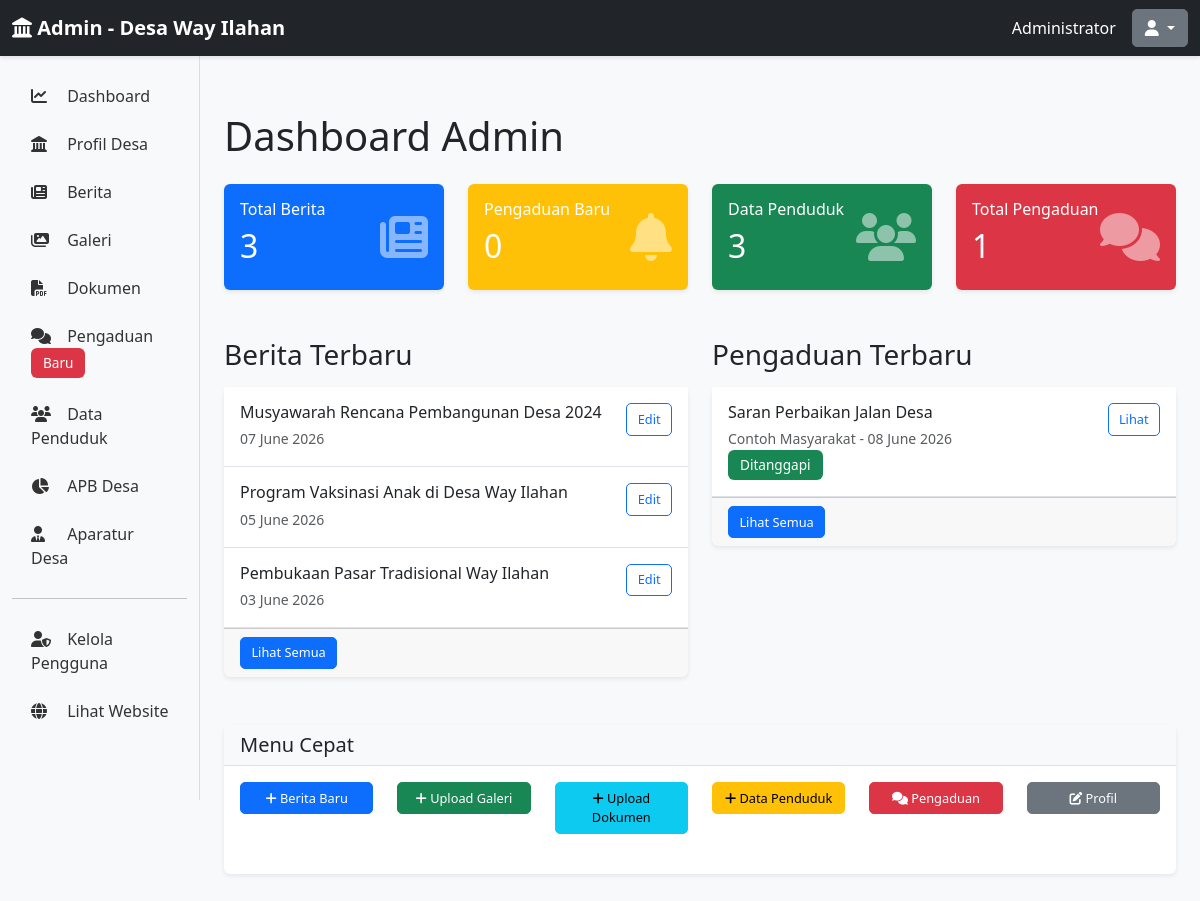
The app's page /admin/dashboard (signed in) with its own data.
### app/models.py (models this page shows, shortened)
class Admin(UserMixin, db.Model):
    id = db.Column(db.Integer, primary_key=True)
    username = db.Column(db.String(80), unique=True, nullable=False, index=True)
    email = db.Column(db.String(120), unique=True, nullable=False, index=True)
    password_hash = db.Column(db.String(255), nullable=False)
    full_name = db.Column(db.String(120), nullable=False)
    is_active = db.Column(db.Boolean, default=True)
    created_at = db.Column(db.DateTime, default=datetime.utcnow)
    last_login = db.Column(db.DateTime)

class Berita(db.Model):
    id = db.Column(db.Integer, primary_key=True)
    judul = db.Column(db.String(255), nullable=False)
    konten = db.Column(db.Text, nullable=False)
    slug = db.Column(db.String(255), unique=True, nullable=False, index=True)
    thumbnail = db.Column(db.String(255))
    penulis = db.Column(db.String(120), nullable=False)
    tanggal_publikasi = db.Column(db.DateTime, default=datetime.utcnow)
    dibuat_pada = db.Column(db.DateTime, default=datetime.utcnow)
    diupdate_pada = db.Column(db.DateTime, default=datetime.utcnow, onupdate=datetime.utcnow)
    is_published = db.Column(db.Boolean, default=True)
    views = db.Column(db.Integer, default=0)

class Pengaduan(db.Model):
    id = db.Column(db.Integer, primary_key=True)
    nama_pelapor = db.Column(db.String(120), nullable=False)
    email_pelapor = db.Column(db.String(120), nullable=False)
    nomor_hp = db.Column(db.String(20))
    kategori = db.Column(db.String(100))  # Pengaduan, Saran, Pertanyaan
    subjek = db.Column(db.String(255), nullable=False)
    isi = db.Column(db.Text, nullable=False)
    status = db.Column(db.String(50), default='Baru')  # Baru, Diproses, Ditanggapi, Selesai
    tanggal_dibuat = db.Column(db.DateTime, default=datetime.utcnow)
    tanggal_direspon = db.Column(db.DateTime)
    respon_admin = db.Column(db.Text)

### app/routes.py (the view)
@admin_bp.route('/dashboard')
@login_required
def dashboard():
    total_berita = Berita.query.count()
    total_pengaduan = Pengaduan.query.count()
    total_penduduk = DataPenduduk.query.count()
    pengaduan_baru = Pengaduan.query.filter_by(status='Baru').count()
    berita_terbaru = Berita.query.order_by(Berita.tanggal_publikasi.desc()).limit(5).all()
    pengaduan_terbaru = Pengaduan.query.order_by(Pengaduan.tanggal_dibuat.desc()).limit(5).all()
    return render_template('admin/dashboard.html',
                         total_berita=total_berita,
                         total_pengaduan=total_pengaduan,
                         total_penduduk=total_penduduk,
                         pengaduan_baru=pengaduan_baru,
                         berita_terbaru=berita_terbaru,
                         pengaduan_terbaru=pengaduan_terbaru)

### app/templates/admin/dashboard.html (shortened to what this page needs)
{% extends "admin/base.html" %}
{% block content %}
<h1 class="mt-4 mb-4">Dashboard Admin</h1>
<div class="row mb-4">
    <div class="col-md-3">
        <div class="card text-white bg-primary">
            <div class="card-body">
                <div class="d-flex justify-content-between align-items-center">
                    <div>
                        <h6 class="card-title">Total Berita</h6>
                        <h2>{{ total_berita }}</h2>
                    </div>
                    <i class="fas fa-newspaper fa-3x opacity-50"></i>
                </div>
            </div>
        </div>
    </div>
    <div class="col-md-3">
        <div class="card text-white bg-warning">
            <div class="card-body">
                <div class="d-flex justify-content-between align-items-center">
                    <div>
                        <h6 class="card-title">Pengaduan Baru</h6>
                        <h2>{{ pengaduan_baru }}</h2>
                    </div>
                    <i class="fas fa-bell fa-3x opacity-50"></i>
                </div>
            </div>
        </div>
    </div>
    <div class="col-md-3">
        <div class="card text-white bg-success">
            <div class="card-body">
                <div class="d-flex justify-content-between align-items-center">
                    <div>
                        <h6 class="card-title">Data Penduduk</h6>
                        <h2>{{ total_penduduk }}</h2>
                    </div>
                    <i class="fas fa-users fa-3x opacity-50"></i>
                </div>
            </div>
        </div>
    </div>
    <div class="col-md-3">
        <div class="card text-white bg-danger">
            <div class="card-body">
                <div class="d-flex justify-content-between align-items-center">
                    <div>
                        <h6 class="card-title">Total Pengaduan</h6>
                        <h2>{{ total_pengaduan }}</h2>
                    </div>
                    <i class="fas fa-comments fa-3x opacity-50"></i>
                </div>
            </div>
        </div>
    </div>
</div>
<div class="row">
    <div class="col-md-6">
        <h3 class="mb-3">Berita Terbaru</h3>
        <div class="card">
            <div class="card-body p-0">
                <div class="list-group list-group-flush">
                    {% if berita_terbaru %}
                        {% for berita in berita_terbaru %}
                        <div class="list-group-item d-flex justify-content-between align-items-start p-3 border-bottom">
                            <div>
                                <h6 class="mb-1">{{ berita.judul[:50] }}</h6>
                                <small class="text-muted">{{ berita.tanggal_publikasi.strftime('%d %B %Y') }}</small>
                            </div>
                            <a href="{{ url_for('admin.edit_berita', id=berita.id) }}" class="btn btn-sm btn-outline-primary">Edit</a>
                        </div>
                        {% endfor %}
                    {% else %}
                    <div class="p-3 text-center text-muted">Tidak ada berita</div>
                    {% endif %}
                </div>
            </div>
            <div class="card-footer">
                <a href="{{ url_for('admin.kelola_berita') }}" class="btn btn-sm btn-primary">Lihat Semua</a>
            </div>
        </div>
    </div>
    <div class="col-md-6">
        <h3 class="mb-3">Pengaduan Terbaru</h3>
        <div class="card">
            <div class="card-body p-0">
                <div class="list-group list-group-flush">
                    {% if pengaduan_terbaru %}
                        {% for pengaduan in pengaduan_terbaru %}
                        <div class="list-group-item d-flex justify-content-between align-items-start p-3 border-bottom">
                            <div>
                                <h6 class="mb-1">{{ pengaduan.subjek[:40] }}</h6>
                                <small class="text-muted">{{ pengaduan.nama_pelapor }} - {{ pengaduan.tanggal_dibuat.strftime('%d %B %Y') }}</small>
                                <br>
                                <small><span class="badge bg-{{ 'danger' if pengaduan.status == 'Baru' else 'warning' if pengaduan.status == 'Diproses' else 'success' }}">{{ pengaduan.status }}</span></small>
                            </div>
                            <a href="{{ url_for('admin.detail_pengaduan', id=pengaduan.id) }}" class="btn btn-sm btn-outline-primary">Lihat</a>
                        </div>
                        {% endfor %}
                    {% else %}
                    <div class="p-3 text-center text-muted">Tidak ada pengaduan</div>
                    {% endif %}
                </div>
            </div>
            <div class="card-footer">
                <a href="{{ url_for('admin.kelola_pengaduan') }}" class="btn btn-sm btn-primary">Lihat Semua</a>
            </div>
        </div>
    </div>
</div>
<div class="row mt-4">
    <div class="col-12">
        <div class="card">
            <div class="card-header">
                <h5 class="mb-0">Menu Cepat</h5>
            </div>
            <div class="card-body">
                <div class="row text-center">
                    <div class="col-md-2 mb-3">
                        <a href="{{ url_for('admin.tambah_berita') }}" class="btn btn-sm btn-primary w-100 mb-2">
                            <i class="fas fa-plus"></i> Berita Baru
                        </a>
                    </div>
                    <div class="col-md-2 mb-3">
                        <a href="{{ url_for('admin.tambah_galeri') }}" class="btn btn-sm btn-success w-100 mb-2">
                            <i class="fas fa-plus"></i> Upload Galeri
                        </a>
                    </div>
                    <div class="col-md-2 mb-3">
                        <a href="{{ url_for('admin.tambah_dokumen') }}" class="btn btn-sm btn-info w-100 mb-2">
                            <i class="fas fa-plus"></i> Upload Dokumen
                        </a>
                    </div>
                    <div class="col-md-2 mb-3">
                        <a href="{{ url_for('admin.tambah_penduduk') }}" class="btn btn-sm btn-warning w-100 mb-2">
                            <i class="fas fa-plus"></i> Data Penduduk
                        </a>
                    </div>
                    <div class="col-md-2 mb-3">
                        <a href="{{ url_for('admin.kelola_pengaduan') }}" class="btn btn-sm btn-danger w-100 mb-2">
                            <i class="fas fa-comments"></i> Pengaduan
                        </a>
                    </div>
                    <div class="col-md-2 mb-3">
                        <a href="{{ url_for('admin.edit_profil_desa') }}" class="btn btn-sm btn-secondary w-100 mb-2">
                            <i class="fas fa-edit"></i> Profil
                        </a>
                    </div>
                </div>
            </div>
        </div>
    </div>
</div>
{% endblock %}

### app/templates/admin/base.html (shortened to what this page needs)
<!DOCTYPE html>
<html lang="id">
<head>
    <link href="https://cdn.jsdelivr.net/npm/bootstrap@5.3.0/dist/css/bootstrap.min.css" rel="stylesheet">
    <link rel="stylesheet" href="https://cdnjs.cloudflare.com/ajax/libs/font-awesome/6.4.0/css/all.min.css">
    <link rel="stylesheet" href="{{ url_for('static', filename='css/admin.css') }}">
</head>
<body>
    <nav class="navbar navbar-dark bg-dark sticky-top">
        <div class="container-fluid">
            <a class="navbar-brand" href="{{ url_for('admin.dashboard') }}">
                <i class="fas fa-landmark"></i> <strong>Admin - Desa Way Ilahan</strong>
            </a>
            <div class="d-flex align-items-center">
                <span class="text-white me-3">{{ current_user.full_name }}</span>
                <div class="dropdown">
                    <button class="btn btn-secondary dropdown-toggle" type="button" data-bs-toggle="dropdown">
                        <i class="fas fa-user"></i>
                    </button>
                </div>
            </div>
        </div>
    </nav>
    <div class="container-fluid">
        <div class="row">
            <nav class="col-md-2 d-md-block bg-light sidebar">
                <div class="position-sticky pt-3">
                    <ul class="nav flex-column">
                        <li class="nav-item">
                            <a class="nav-link" href="{{ url_for('admin.dashboard') }}">
                                <i class="fas fa-chart-line"></i> Dashboard
                            </a>
                        </li>
                        <li class="nav-item">
                            <a class="nav-link" href="{{ url_for('admin.edit_profil_desa') }}">
                                <i class="fas fa-landmark"></i> Profil Desa
                            </a>
                        </li>
                        <li class="nav-item">
                            <a class="nav-link" href="{{ url_for('admin.kelola_berita') }}">
                                <i class="fas fa-newspaper"></i> Berita
                            </a>
                        </li>
                        <li class="nav-item">
                            <a class="nav-link" href="{{ url_for('admin.kelola_galeri') }}">
                                <i class="fas fa-images"></i> Galeri
                            </a>
                        </li>
                        <li class="nav-item">
                            <a class="nav-link" href="{{ url_for('admin.kelola_dokumen') }}">
                                <i class="fas fa-file-pdf"></i> Dokumen
                            </a>
                        </li>
                        <li class="nav-item">
                            <a class="nav-link" href="{{ url_for('admin.kelola_pengaduan') }}">
                                <i class="fas fa-comments"></i> Pengaduan <span class="badge bg-danger">Baru</span>
                            </a>
                        </li>
                        <li class="nav-item">
                            <a class="nav-link" href="{{ url_for('admin.kelola_penduduk') }}">
                                <i class="fas fa-users"></i> Data Penduduk
                            </a>
                        </li>
                        <li class="nav-item">
                            <a class="nav-link" href="{{ url_for('admin.kelola_apb') }}">
                                <i class="fas fa-chart-pie"></i> APB Desa
                            </a>
                        </li>
                        <li class="nav-item">
                            <a class="nav-link" href="{{ url_for('admin.kelola_aparatur') }}">
                                <i class="fas fa-user-tie"></i> Aparatur Desa
                            </a>
                        </li>
                        <hr>
                        <li class="nav-item">
                            <a class="nav-link" href="{{ url_for('admin.kelola_pengguna') }}">
                                <i class="fas fa-user-shield"></i> Kelola Pengguna
                            </a>
                        </li>
                        <li class="nav-item">
                            <a class="nav-link" href="{{ url_for('public.index') }}">
                                <i class="fas fa-globe"></i> Lihat Website
                            </a>
                        </li>
                    </ul>
                </div>
            </nav>
            <main class="col-md-10 ms-sm-auto px-md-4">
                {% block content %}{% endblock %}
            </main>
        </div>
    </div>
</body>
</html>

### app/static/css/admin.css (style rules this page uses)
:root { --primary-color: #0d6efd; --sidebar-bg: #f8f9fa; --sidebar-border: #ddd; }
body { font-family: 'Segoe UI', Tahoma, Geneva, Verdana, sans-serif; background-color: #f8f9fa; }
.sidebar { height: calc(100vh - 56px); border-right: 1px solid var(--sidebar-border); overflow-y: auto; position: sticky; top: 56px; }
.sidebar .nav-link { color: #333; border-left: 3px solid transparent; transition: all 0.3s ease; padding: 0.75rem 1rem; }
.sidebar .nav-link i { width: 1.5rem; margin-right: 0.5rem; }
main { padding-top: 2rem; padding-bottom: 2rem; }
.navbar-dark { box-shadow: 0 2px 4px rgba(0, 0, 0, 0.1); }
.card { border: none; box-shadow: 0 2px 4px rgba(0, 0, 0, 0.08); margin-bottom: 1.5rem; transition: box-shadow 0.3s ease; }
.card-header { background-color: #f8f9fa; border-bottom: 1px solid #dee2e6; font-weight: 600; }
.badge { padding: 0.5rem 0.75rem; font-size: 0.85rem; font-weight: 500; }
.btn { border-radius: 5px; font-weight: 500; transition: all 0.3s ease; }
.btn-primary { background-color: var(--primary-color); border-color: var(--primary-color); }
.btn-sm { padding: 0.35rem 0.65rem; font-size: 0.8rem; }

### records on screen
Admin: full_name "Administrator"
Berita: judul "Musyawarah Rencana Pembangunan Desa 2024", tanggal_publikasi "07 June 2026"
Berita: judul "Program Vaksinasi Anak di Desa Way Ilahan", tanggal_publikasi "05 June 2026"
Berita: judul "Pembukaan Pasar Tradisional Way Ilahan", tanggal_publikasi "03 June 2026"
Pengaduan: subjek "Saran Perbaikan Jalan Desa", nama_pelapor "Contoh Masyarakat", tanggal_dibuat "08 June 2026", status "Ditanggapi"

### other values on screen
{{ total_berita }} "3"
{{ pengaduan_baru }} "0"
{{ total_penduduk }} "3"
{{ total_pengaduan }} "1"
